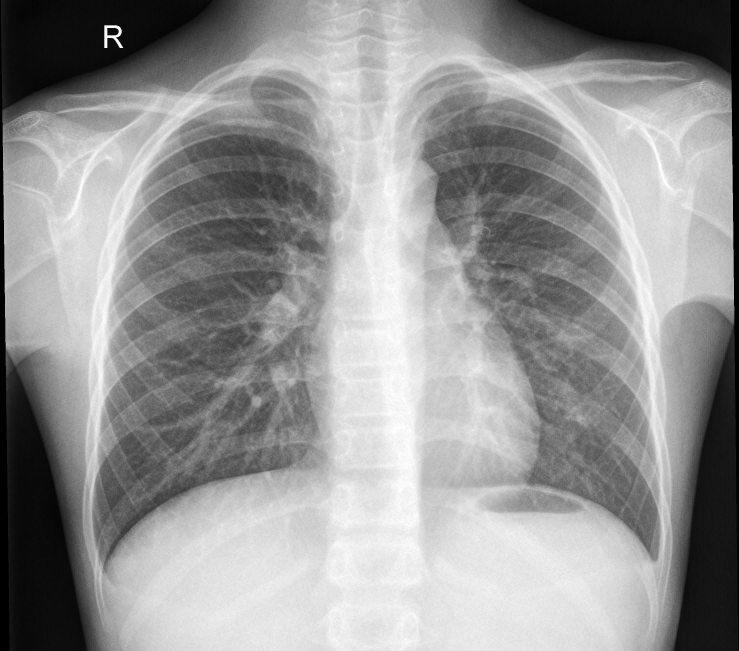
#> input picture images/x-ray/NORMAL2-IM-0329-0001.jpeg, 2216 x 1953 px (shown at 1/3 size)
$ python SIFT.py
#> lines starting #> are read from the running program, lines starting #| are printed output that depends on the picture
#> further down, im is the input picture: shape (1953, 2216, 3); min 0, max 255, mean 149.7
### preprocessing.py
import cv2
import numpy as np
import math

def splitY(overlap, image):
#> called with overlap = 0.3
    assert 0 <= overlap and overlap < 1, "overlapping area should be a positive percentage less than 1 in decimal notation"
    print(image.shape)
#| (1953, 2216)
    height = image.shape[0]
    top_end = math.ceil((height + 0.5*height*overlap) / 2)
    bottom_start = height - top_end
    top = image[:top_end]
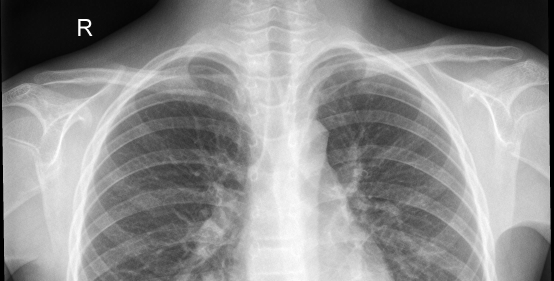
#> top: shape (1123, 2216) (shown at 1/4 size); min 0, max 255, mean 143.8
    bottom = image[bottom_start:]
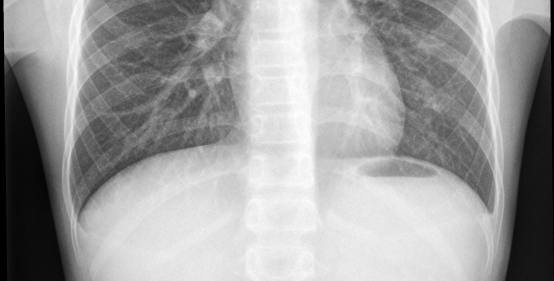
#> bottom: shape (1123, 2216) (shown at 1/4 size); min 0, max 255, mean 157.8
    return image,top,bottom

# [9 lines left out: function splitX, not called in this run]

### cv.py
#!/usr/bin/env python3
# -*- coding: utf-8 -*-
"""
Created on Thu Mar 11 17:37:43 2021

@author: s174162
"""
import numpy as np
import cv2
from scipy.ndimage import maximum_filter
import random
import matplotlib.pyplot as plt

# [325 lines left out: functions box3d, projectpoints, projectpointsdist, RotationMatrix, triangulate, skewsymmetricmatrix and 12 more, not called in this run]


# https://datahacker.rs/005-how-to-create-a-panorama-image-using-opencv-with-python/
def warpImages(img1, img2, H):

  rows1, cols1 = img1.shape[:2]
  rows2, cols2 = img2.shape[:2]

  list_of_points_1 = np.float32([[0,0], [0, rows1],[cols1, rows1], [cols1, 0]]).reshape(-1, 1, 2)
  temp_points = np.float32([[0,0], [0,rows2], [cols2,rows2], [cols2,0]]).reshape(-1,1,2)

  # When we have established a homography we need to warp perspective
  # Change field of view
  list_of_points_2 = cv2.perspectiveTransform(temp_points, H)

  list_of_points = np.concatenate((list_of_points_1,list_of_points_2), axis=0)

  [x_min, y_min] = np.int32(list_of_points.min(axis=0).ravel() - 0.5)
  [x_max, y_max] = np.int32(list_of_points.max(axis=0).ravel() + 0.5)

  translation_dist = [-x_min,-y_min]

  H_translation = np.array([[1, 0, translation_dist[0]], [0, 1, translation_dist[1]], [0, 0, 1]])

  output_img = cv2.warpPerspective(img2, H_translation.dot(H), (x_max-x_min, y_max-y_min))
  output_img[translation_dist[1]:rows1+translation_dist[1], translation_dist[0]:cols1+translation_dist[0]] = img1

  return output_img

# [64 lines left out: functions simpleDescriptor, opencv_keypoints, brief_descriptor, Homography, not called in this run]

### SIFT.py
## SIFT

#%% imports

import cv2
import matplotlib.pyplot as plt
#import matplotlib.image as mpimg
import numpy as np
import preprocessing as pre
import cv as cvfunctions
from scipy import ndimage
import time

#%% Image preprocessing
#cv2.destroyAllWindows()

# choose 1 image: NORMAL2-IM-0329-0001.jpeg
filename = 'NORMAL2-IM-0329-0001.jpeg'
im = cv2.imread('images/x-ray/'+filename)
im = cv2.cvtColor(im, cv2.COLOR_BGR2GRAY) # convert to gray scale

#topGray = cv2.cvtColor(top, cv2.COLOR_BGR2GRAY)
#bottomGray = cv2.cvtColor(bottom, cv2.COLOR_BGR2GRAY)

# divide image into two parts with 30% overlap
full,top,bottom = pre.splitY(0.3,im)

# transforming top image
top = ndimage.rotate(top, 30) # rotating
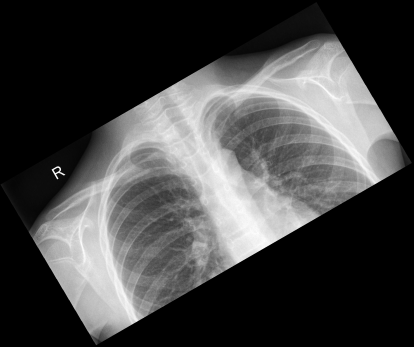
#> top: shape (2081, 2481) (shown at 1/6 size); min 0, max 255, mean 69.3
scale_percent = 80 # percent of original size
width = int(top.shape[1] * scale_percent / 100)
height = int(top.shape[0] * scale_percent / 100)
dim = (width, height)
top = cv2.resize(top, dim, interpolation = cv2.INTER_AREA) # scale/resize image
#> top: shape (1664, 1984)

fig, axs = plt.subplots(1, 3, figsize=(15,5))
axs = axs.flatten()
for img, ax in zip([full,top,bottom], axs):
    ax.axes.get_xaxis().set_visible(False)
    ax.axes.get_yaxis().set_visible(False)
    ax.imshow(img, cmap='gray')
#> this loop made 3 passes
fig.suptitle('Image split')
axs[0].set_title('Full image')
axs[0].axis('off')
axs[1].set_title('Top part')
axs[1].axis('off')
axs[2].set_title('Bottom part')
axs[2].axis('off')
plt.show()
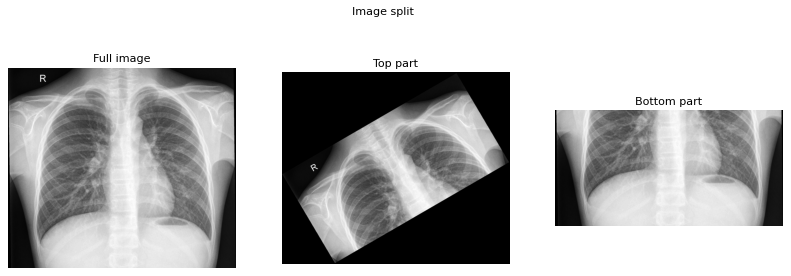
#> figure drawn by matplotlib, 3 panels

topGray = top
bottomGray = bottom

start = time.time()

#%% Feature decetion and description
# Initiate SIFT detector
sift = cv2.SIFT_create(nOctaveLayers=3, contrastThreshold=0.03, sigma = 1.6, edgeThreshold = 10)
#sift = cv2.SIFT_create()
# Find the keypoints and descriptors with SIFT
kp1, des1 = sift.detectAndCompute(topGray,None)
#> kp1 = 1377 keypoints; strongest (x, y, size): (275, 855, 5.9), (306, 837, 6), (253, 815, 7.4), (282, 826, 7.5)
kp2, des2 = sift.detectAndCompute(bottomGray,None)
#> kp2 = 1382 keypoints; strongest (x, y, size): (261, 475, 141), (2193, 59, 15.3), (27, 203, 18.5), (691, 317, 388.3)

#%% Feature matching
# Initiate BFMatcher with default params
distance_method = cv2.NORM_L2;
bf = cv2.BFMatcher(distance_method)
# Find matches with KNN (k-nearest neighbours)
matches = bf.knnMatch(des1,des2,k=2)
#> matches = 1377 matches

# Apply ratio test (Lowes ratio)
good_match = []
for m,n in matches:
    if m.distance < 0.75*n.distance:
        good_match.append(m) # if the ratio of the first to the second closest distance (d1/d2) is smaller than 0.75, the keypoint is saved.
#> after the loop, good_match = 301 matches

good_match = sorted(good_match, key = lambda x:x.distance)

im_matched = cv2.drawMatches(topGray, kp1, bottomGray, kp2, good_match[:100],None,flags = cv2.DrawMatchesFlags_NOT_DRAW_SINGLE_POINTS)
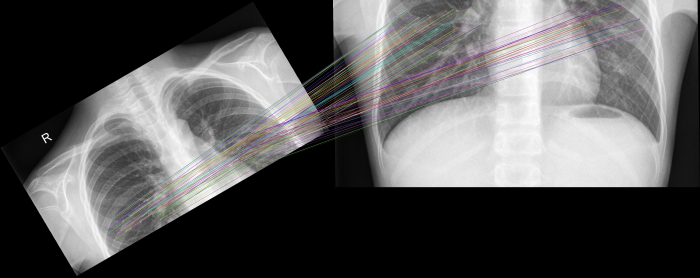
#> im_matched: shape (1664, 4200, 3) (shown at 1/6 size); mean of channels 0, 1, 2 88.9, 88.7, 89.5; drawn as B, G, R
#cv2.imshow('SIFT matches using KNN with Euclidian distance', im_matched)
#%% Image sticting using Homography matrix
#cv2.destroyAllWindows()
src_pts = np.float32([ kp1[m.queryIdx].pt for m in good_match]).reshape(-1,1,2)
#> src_pts = 301 rows, first 8: [1726.5, 805], [1590.5, 872.9], [1438.9, 960], [644.6, 1379], [1015.5, 1212.8], [1563.5, 784.5], [1449.6, 956], [833.8, 1325.7]
dst_pts = np.float32([ kp2[m.trainIdx].pt for m in good_match]).reshape(-1,1,2)
#> dst_pts = 301 rows, first 8: [1920, 161.5], [1730.4, 150.1], [1511.8, 149.6], [389.7, 106.9], [895.2, 158.8], [1756.3, 37.46], [1525.8, 152.1], [627.7, 167.5]
H, mask = cv2.findHomography(src_pts, dst_pts, cv2.RANSAC,5.0)
#> H = [[1.08, -0.625, 553.9], [0.626, 1.08, -1791.2], [2.41e-08, 2.66e-07, 1]]; mask = 301 values, max 1 at index 0, min 0 at index 109, mean 0.698

im_stitched = cvfunctions.warpImages(bottomGray, topGray, H)
#> in warpImages, `list_of_points_2 = cv2.perspectiveTransform(temp_points, H)`: list_of_points_2 = [[553.9, -1791.2], [-486.5, 12.49], [1661.6, 1253.4], [2702.8, -549.7]]
#> in warpImages, `list_of_points = np.concatenate((list_of_points_1,list_of_points_2), a..`: list_of_points = [[0, 0], [0, 1123], [2216, 1123], [2216, 0], [553.9, -1791.2], [-486.5, 12.49], [1661.6, 1253.4], [2702.8, -549.7]]
#> in warpImages, `[x_min, y_min] = np.int32(list_of_points.min(axis=0).ravel() - 0.5)`: x_min = -486; y_min = -1791
#> in warpImages, `[x_max, y_max] = np.int32(list_of_points.max(axis=0).ravel() + 0.5)`: x_max = 2703; y_max = 1253
#> in warpImages, `translation_dist = [-x_min,-y_min]`: translation_dist = [486, 1791]
#> in warpImages, `H_translation = np.array([[1, 0, translation_dist[0]], [0, 1, translat..`: H_translation = [[1, 0, 486], [0, 1, 1791], [0, 0, 1]]
#> in warpImages, `output_img = cv2.warpPerspective(img2, H_translation.dot(H), (x_max-x_..`:
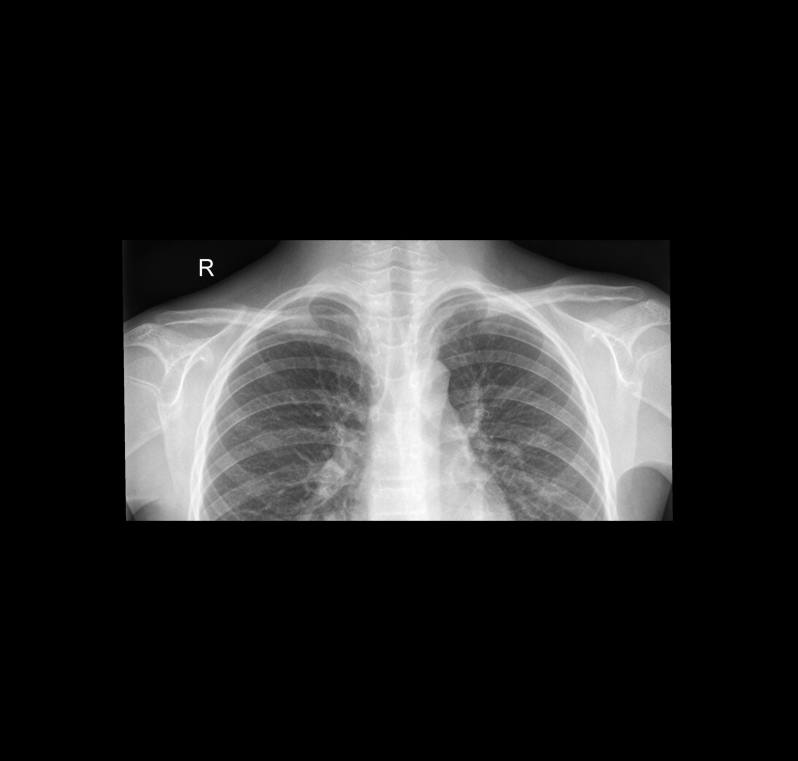
#> output_img: shape (3044, 3189) (shown at 1/4 size); min 0, max 255, mean 36.9
#> in warpImages, `output_img[translation_dist[1]:rows1+translation_dist[1], translation_..`:
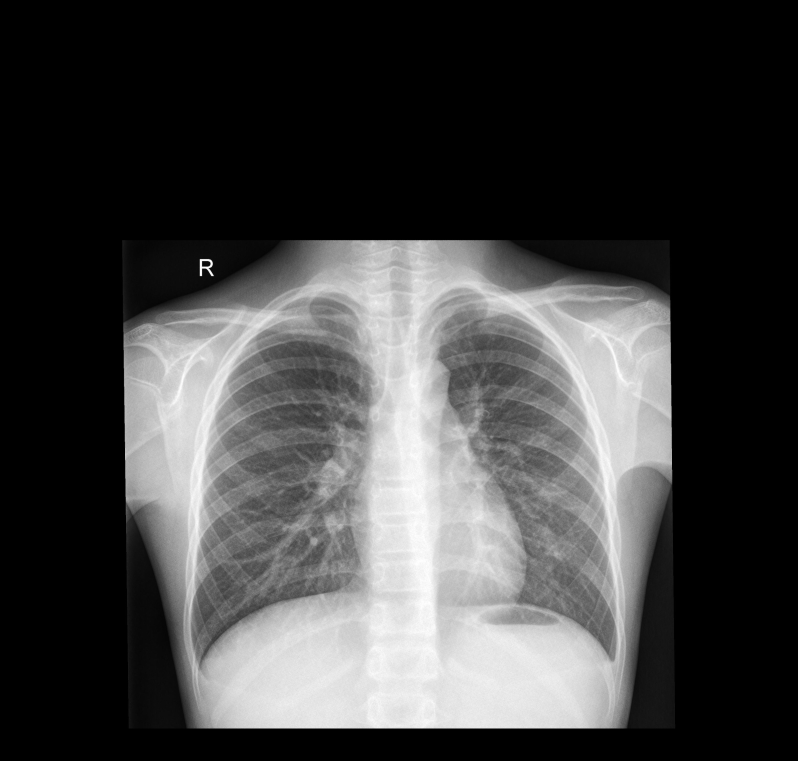
#> output_img: shape (3044, 3189) (shown at 1/4 size); min 0, max 255, mean 66.8

stop = time.time()

print('Ran in ' + str(stop-start))

#%% images for exam presentation
f, ax = plt.subplots(figsize=(15,5))
ax.axes.get_xaxis().set_visible(False)
ax.axes.get_yaxis().set_visible(False)
ax.imshow(im_matched)
ax.set_title('SIFT matches using KNN with Euclidian distance')
plt.show()

f, ax = plt.subplots(figsize=(15,5))
ax.axes.get_xaxis().set_visible(False)
ax.axes.get_yaxis().set_visible(False)
ax.imshow(im_stitched, cmap='gray')
ax.set_title('Stitched image using SIFT')
plt.show()

#%% OLD
'''
# Blob detection
plt.close('all')
# Set parametes
sigma = 1.6
n = 3 # n ~ 3
thres = 0.01 # thres ~ 0.01

blobsTop = cvfunctions.detectBlobs(topGray/255.0, sigma, n, thres)
blobsBot = cvfunctions.detectBlobs(bottomGray/255.0, sigma, n, thres)

# Show blobs
fig, ax = plt.subplots(figsize = (20,10), nrows = 1, ncols = 2)
ax[0].imshow(topGray,cmap='gray')
ax[0].scatter(blobsTop[0,:], blobsTop[1,:],s=25,c='r',marker='.')
ax[1].imshow(bottomGray,cmap='gray')
ax[1].scatter(blobsBot[0,:], blobsBot[1,:],s=25,c='r',marker='.')
plt.title = 'Blobs'
plt.show()


matchesMask = mask.ravel().tolist()
h,w = topGray.shape
pts = np.float32([ [0,0],[0,h-1],[w-1,h-1],[w-1,0] ]).reshape(-1,1,2)
dst = cv2.perspectiveTransform(pts,H)
bottomGray_copy = bottomGray.copy()
bottomGrayLine = cv2.polylines(bottomGray_copy,[np.int32(dst)],True,255,3, cv2.LINE_AA)

draw_params = dict(matchColor = (0,255,0), # draw matches in green color
                   singlePointColor = None,
                   matchesMask = matchesMask, # draw only inliers
                   flags = 2)
im_matches = cv2.drawMatches(topGray,kp1,bottomGrayLine,kp2,good_match,None,flags=cv2.DrawMatchesFlags_NOT_DRAW_SINGLE_POINTS)
cv2.imshow('SIFT matches', im_matches)
'''

$ run again, with images/x-ray/NORMAL2-IM-0282-0001.jpeg copied over images/x-ray/NORMAL2-IM-0329-0001.jpeg
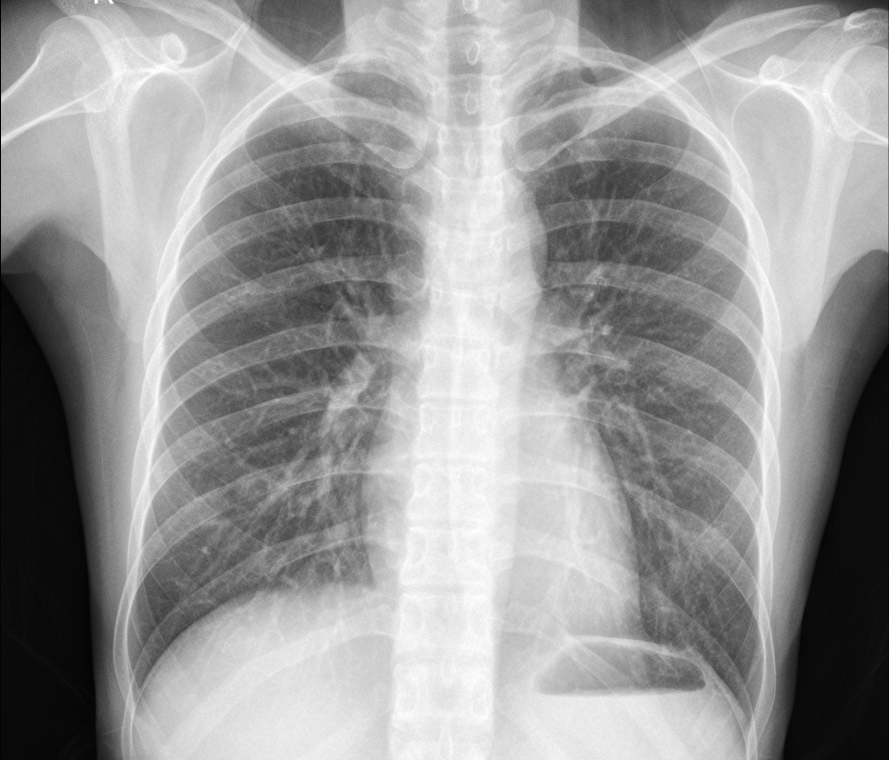
#> input picture images/x-ray/NORMAL2-IM-0282-0001.jpeg, 2667 x 2280 px (shown at 1/3 size)
#> im is the input picture: shape (2280, 2667, 3); min 0, max 255, mean 153
#> im: shape (2280, 2667)
#| (2280, 2667)
#> the loop `for img, ax in zip([full,top,bottom], axs):` made 3 passes
#> kp1 = 1630 keypoints; strongest (x, y, size): (202, 955, 5.9), (435, 1169, 414.4), (233, 937, 6.2), (1796, 390, 357.8)
#> kp2 = 1948 keypoints; strongest (x, y, size): (436, 418, 249.7), (1434, 400, 447.2), (873, 571, 364.1), (524, 867, 134.6)
#> matches = 1630 matches
#> after the loop `for m,n in matches:`: good_match = 306 matches
#> `im_matched = cv2.drawMatches(topGray, kp1, bottomGray, kp2, good_match..`:
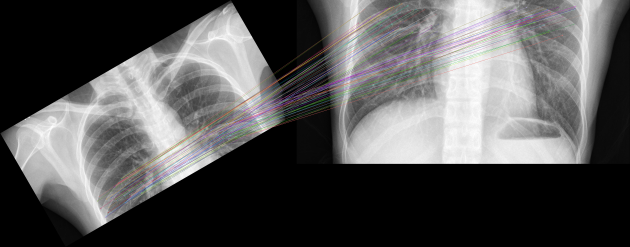
#> im_matched: shape (1975, 5039, 3) (shown at 1/8 size); mean of channels 0, 1, 2 86.2, 86, 86.5; drawn as B, G, R
#> src_pts = 306 rows, first 8: [1036.7, 1556], [1251.8, 1417.6], [1216.1, 1447.8], [1958.7, 894.8], [1686.4, 1116.3], [1885.6, 980], [928.3, 1487.1], [963.5, 1511.2]
#> dst_pts = 306 rows, first 8: [817.3, 208.6], [1135.8, 193.5], [1078.2, 203.8], [2227.8, 68.83], [1794.5, 139], [2095.5, 115.8], [742.1, 66.41], [765.2, 114.6]
#> H = [[1.08, -0.625, 668.7], [0.623, 1.08, -2117.6], [-7.58e-07, -1.21e-06, 1]]; mask = 306 values, max 1 at index 0, min 0 at index 263, mean 0.964
#> list_of_points_2 = [[668.7, -2117.6], [-567.2, 14.54], [2000.9, 1499.1], [3232.9, -640.5]]
#> list_of_points = [[0, 0], [0, 1311], [2667, 1311], [2667, 0], [668.7, -2117.6], [-567.2, 14.54], [2000.9, 1499.1], [3232.9, -640.5]]
#> x_min = -567; y_min = -2118
#> x_max = 3233; y_max = 1499
#> translation_dist = [567, 2118]
#> H_translation = [[1, 0, 567], [0, 1, 2118], [0, 0, 1]]
#> in warpImages, `output_img[translation_dist[1]:rows1+translation_dist[1], translation_..`:
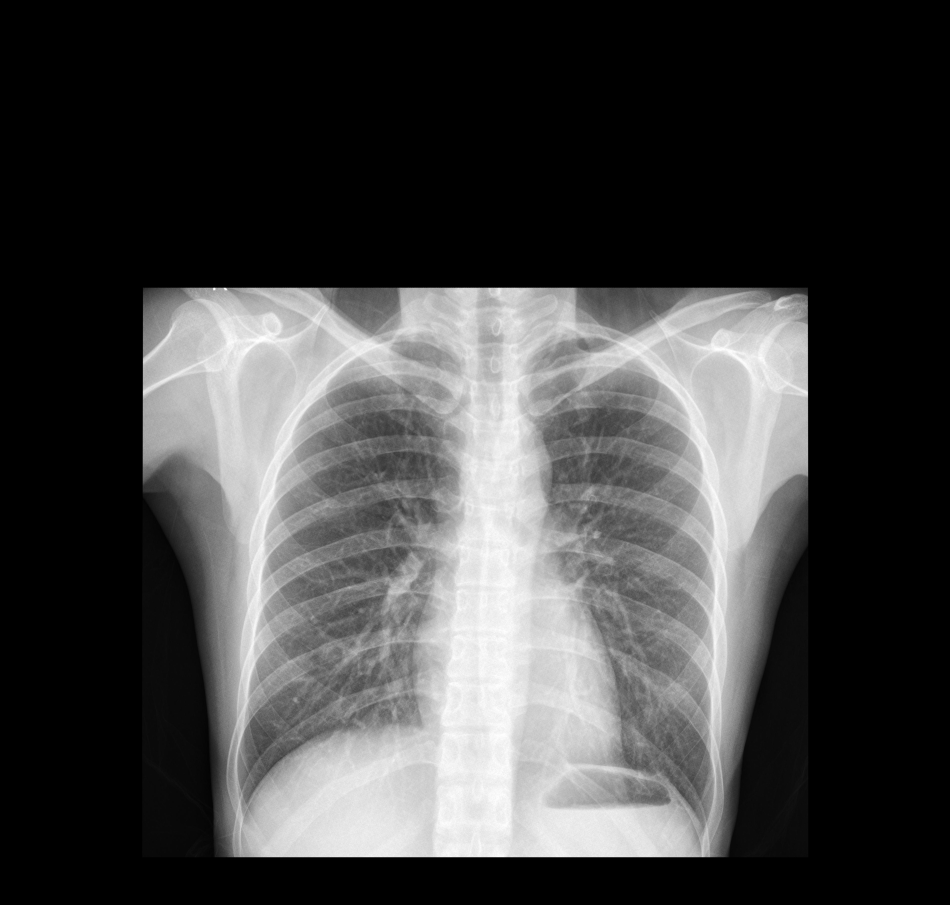
#> output_img: shape (3617, 3800) (shown at 1/4 size); min 0, max 255, mean 67.6

$ run again, with images/x-ray/IM-0030-0001.jpeg copied over images/x-ray/NORMAL2-IM-0329-0001.jpeg
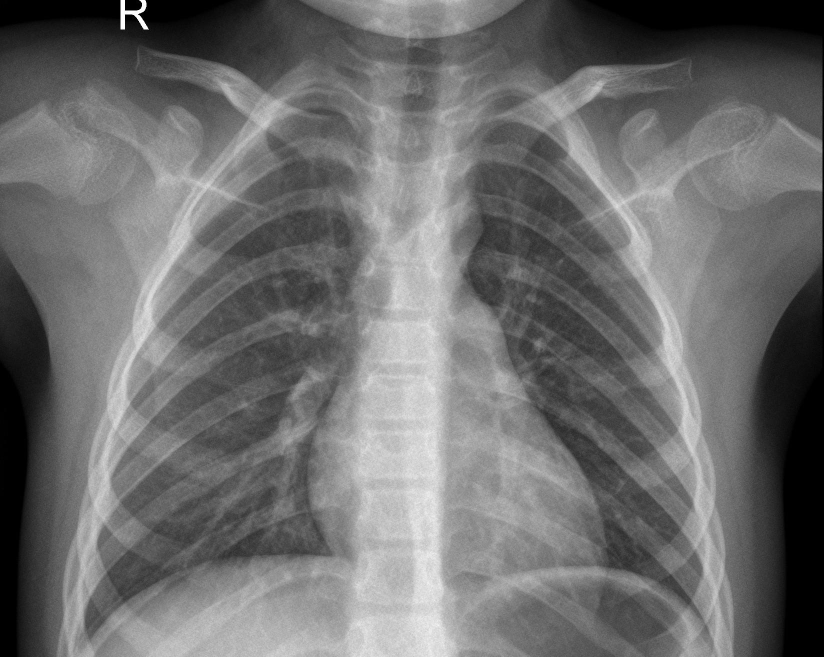
#> input picture images/x-ray/IM-0030-0001.jpeg, 1647 x 1314 px (shown at 1/2 size)
#> im is the input picture: shape (1314, 1647, 3); min 0, max 255, mean 109.7
#> im: shape (1314, 1647)
#| (1314, 1647)
#> the loop `for img, ax in zip([full,top,bottom], axs):` made 3 passes
#> kp1 = 638 keypoints; strongest (x, y, size): (172, 564, 5.9), (201, 547, 6.1), (191, 597, 6), (222, 580, 6)
#> kp2 = 564 keypoints; strongest (x, y, size): (1401, 354, 142.7), (160, 581, 76.4), (510, 465, 210.9), (189, 680, 32.6)
#> matches = 638 matches
#> after the loop `for m,n in matches:`: good_match = 79 matches
#> `im_matched = cv2.drawMatches(topGray, kp1, bottomGray, kp2, good_match..`:
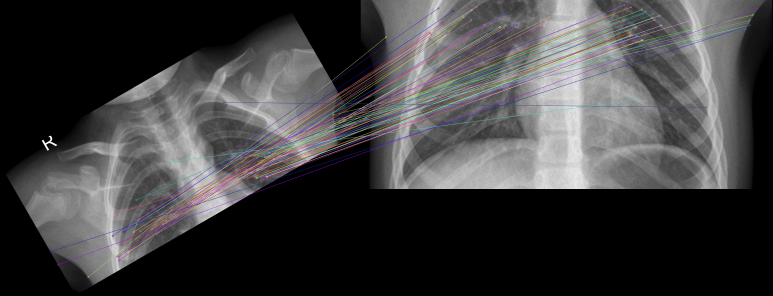
#> im_matched: shape (1182, 3090, 3) (shown at 1/4 size); mean of channels 0, 1, 2 63.5, 62.6, 63.4; drawn as B, G, R
#> src_pts = 79 rows, first 8: [1173.7, 568.5], [1334.9, 509.1], [1084.9, 633.7], [695.7, 863.4], [1340.4, 493.2], [619.9, 900.5], [513.4, 1009.6], [1027.4, 631.4]
#> dst_pts = 79 rows, first 8: [1327.4, 79.19], [1538.8, 114.8], [1190.2, 93.74], [625.3, 99.22], [1554.6, 101.2], [519.7, 91.86], [336.4, 143.5], [1129.5, 55.28]
#> H = [[1.08, -0.627, 414.3], [0.624, 1.08, -1268.1], [-1.05e-06, -1.7e-06, 1]]; mask = 79 values, max 1 at index 0, min 0 at index 58, mean 0.911
#> list_of_points_2 = [[414.3, -1268.1], [-326.9, 8.96], [1234.6, 912.4], [1973.8, -368.4]]
#> list_of_points = [[0, 0], [0, 756], [1647, 756], [1647, 0], [414.3, -1268.1], [-326.9, 8.96], [1234.6, 912.4], [1973.8, -368.4]]
#> x_min = -327; y_min = -1268
#> x_max = 1974; y_max = 912
#> translation_dist = [327, 1268]
#> H_translation = [[1, 0, 327], [0, 1, 1268], [0, 0, 1]]
#> in warpImages, `output_img[translation_dist[1]:rows1+translation_dist[1], translation_..`:
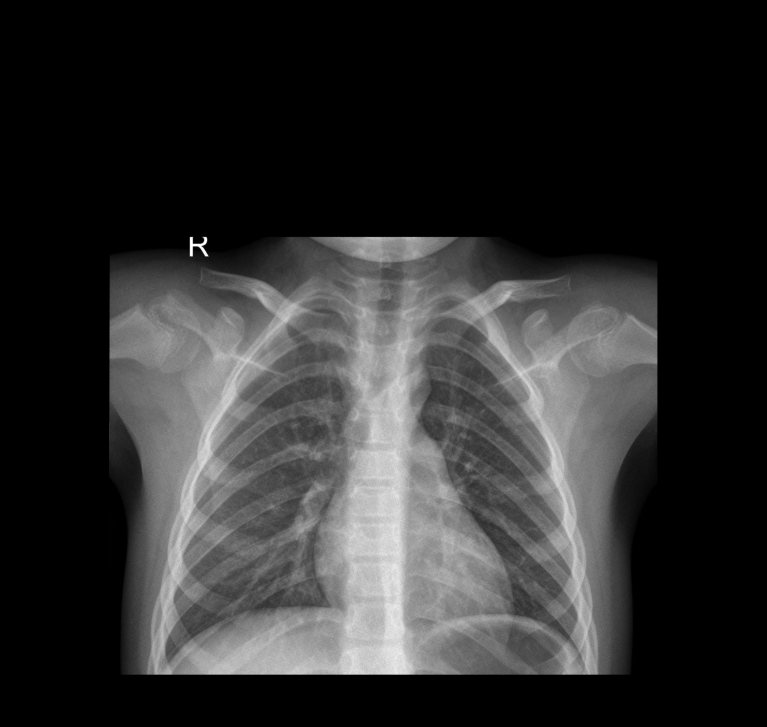
#> output_img: shape (2180, 2301) (shown at 1/3 size); min 0, max 255, mean 47.3
